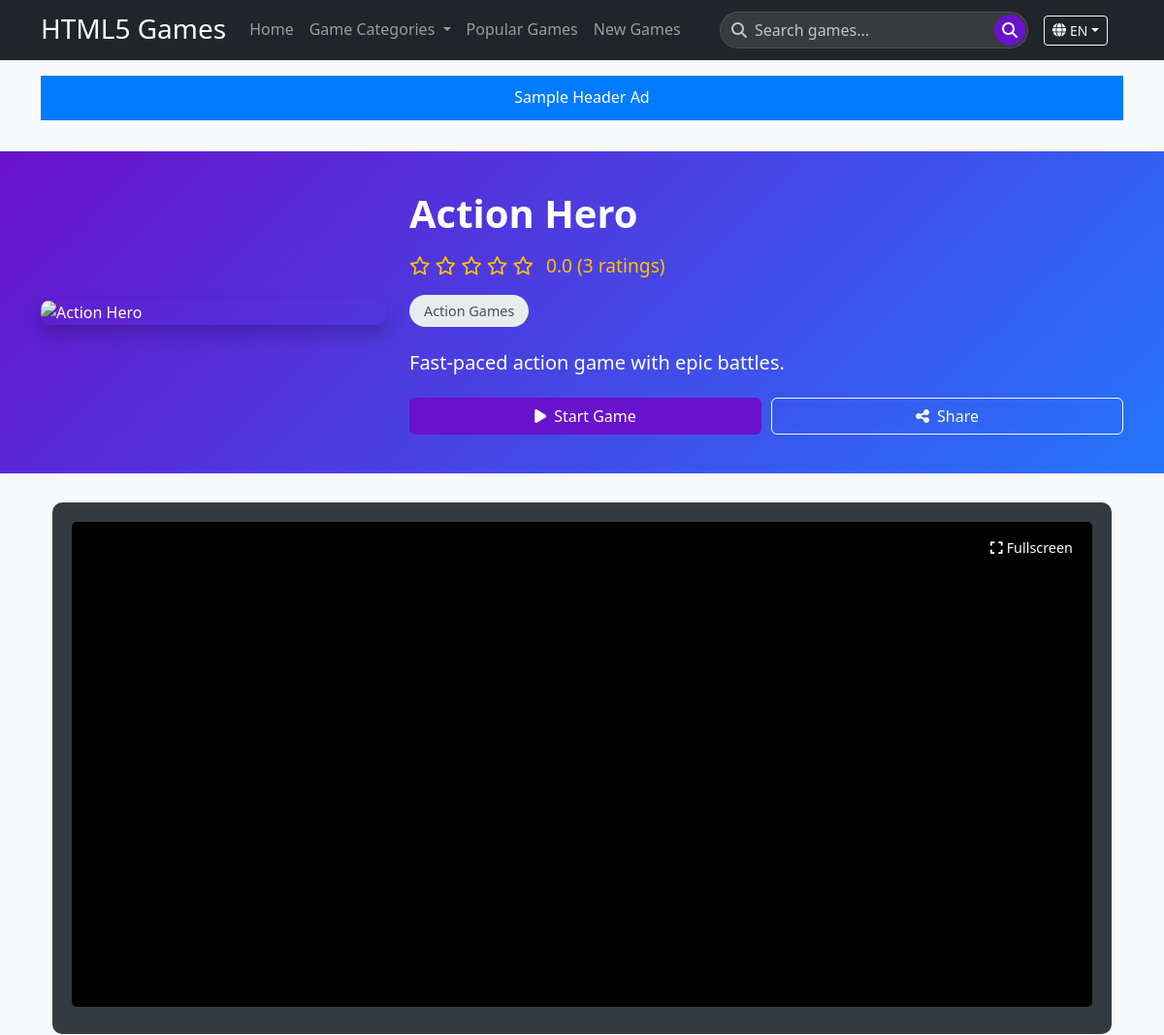
The page /en/game/action-hero/ (upper part) on the database as committed earlier.
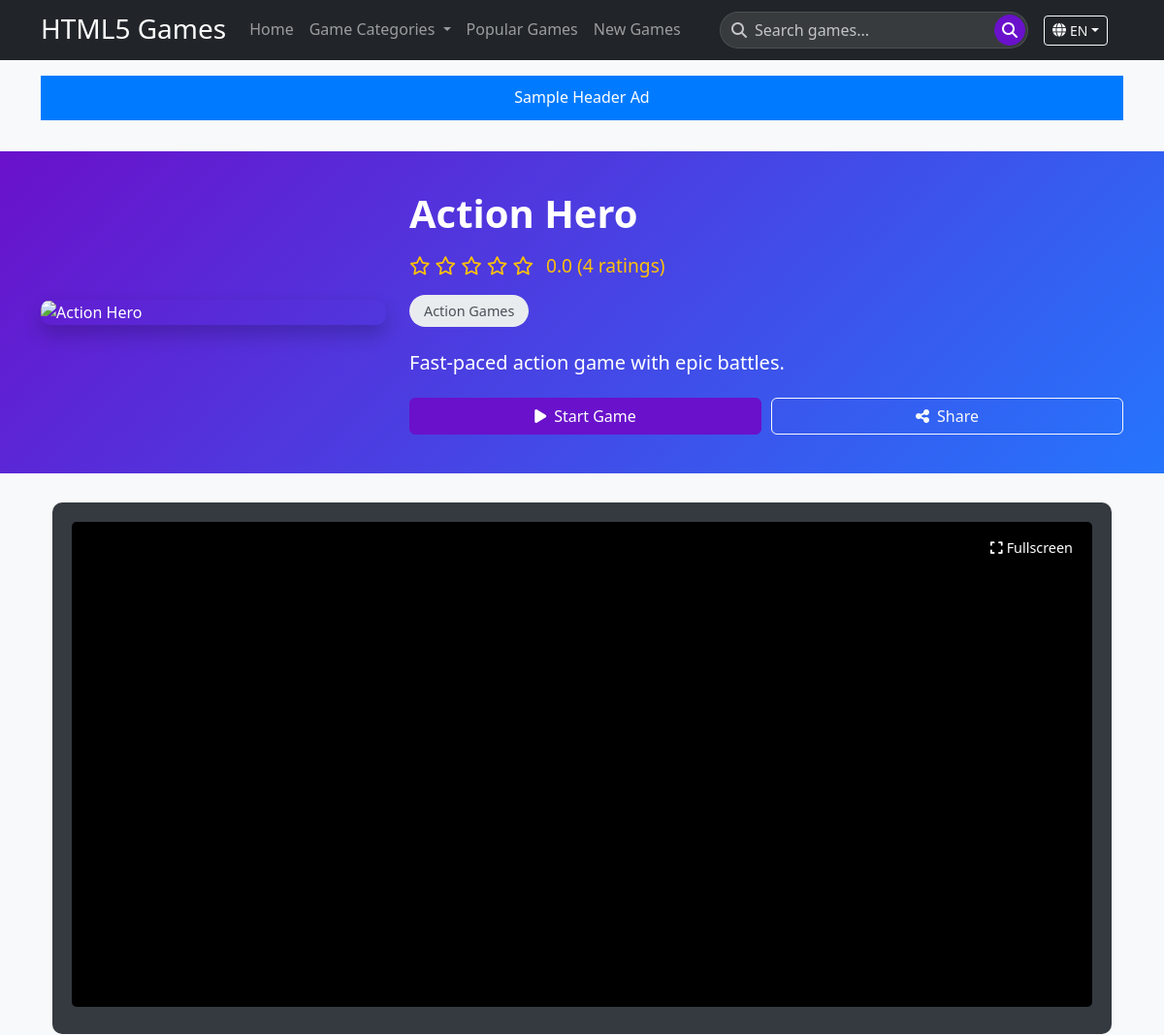
The same page on the database as committed later.
### games/models.py (models this page shows, shortened)
class Advertisement(models.Model):
    POSITION_CHOICES = (
        ('header', _('Header')),
        ('sidebar', _('Sidebar')),
        ('game_between', _('Between Games')),
        ('footer', _('Footer')),
    )
    name = models.CharField(_('Advertisement Name'), max_length=100)
    position = models.CharField(_('Position'), max_length=20, choices=POSITION_CHOICES)
    image = models.ImageField(verbose_name=_('Advertisement Image'), upload_to='ads/', null=True, blank=True)
    url = models.URLField(_('Advertisement URL'))
    html_code = models.TextField(_('HTML Code'), blank=True, help_text=_('Fill this field if using third-party advertisement code'))
    is_active = models.BooleanField(_('Active'), default=True)
    start_date = models.DateTimeField(_('Start Date'), null=True, blank=True)
    end_date = models.DateTimeField(_('End Date'), null=True, blank=True)
    click_count = models.PositiveIntegerField(_('Click Count'), default=0)
    view_count = models.PositiveIntegerField(_('View Count'), default=0)
    created_at = models.DateTimeField(_('Created At'), auto_now_add=True)
    updated_at = models.DateTimeField(_('Updated At'), auto_now=True)
    class Meta:
        verbose_name = _('Advertisement')
        verbose_name_plural = _('Advertisements')
        ordering = ['-created_at']

class Game(models.Model):
    title = models.CharField(_('游戏标题'), max_length=200)
    slug = models.SlugField(_('URL别名'), max_length=200, unique=True)
    description = models.TextField(_('游戏描述'))
    iframe_url = models.URLField(_('游戏iframe地址'))
    thumbnail = models.ImageField(verbose_name=_('游戏缩略图'), upload_to='games/', null=True, blank=True)
    categories = models.ManyToManyField(Category, verbose_name=_('游戏分类'), related_name='games')
    content = models.TextField(_('游戏内容'), blank=True)
    is_featured = models.BooleanField(_('是否推荐'), default=False)
    is_active = models.BooleanField(_('是否激活'), default=True)
    view_count = models.PositiveIntegerField(_('浏览次数'), default=0)
    rating = models.DecimalField(_('评分'), max_digits=3, decimal_places=1, default=0)
    created_at = models.DateTimeField(_('创建时间'), auto_now_add=True)
    updated_at = models.DateTimeField(_('更新时间'), auto_now=True)
    class Meta:
        verbose_name = _('游戏')
        verbose_name_plural = _('游戏')
        ordering = ['-created_at']

class Category(models.Model):
    name = models.CharField(_('分类名称'), max_length=100)
    slug = models.SlugField(_('URL别名'), max_length=100, unique=True)
    description = models.TextField(_('分类描述'), blank=True)
    parent = models.ForeignKey('self', verbose_name=_('父级分类'), null=True, blank=True,
                               on_delete=models.SET_NULL, related_name='children')
    image = models.ImageField(verbose_name=_('分类图片'), upload_to='categories/', null=True, blank=True)
    icon_class = models.CharField(_('Icon Class'), max_length=100, blank=True, help_text=_('Font Awesome 6+ icon class, e.g., "fa-solid fa-gamepad"'))
    order = models.IntegerField(_('排序'), default=0)
    is_active = models.BooleanField(_('是否激活'), default=True)
    created_at = models.DateTimeField(_('创建时间'), auto_now_add=True)
    updated_at = models.DateTimeField(_('更新时间'), auto_now=True)
    class Meta:
        verbose_name = _('游戏分类')
        verbose_name_plural = _('游戏分类')
        ordering = ['order', 'name']

### games/views.py (the view)
# urls.py: path('game/<slug:game_slug>/', views.GameDetailView.as_view(), name='game_detail'),
class GameDetailView(DetailView):
    model = Game
    template_name = 'games/game_detail.html'
    context_object_name = 'game'
    slug_url_kwarg = 'game_slug'
    def get_context_data(self, **kwargs):
        context = super().get_context_data(**kwargs)
        game = self.get_object()
        categories = game.categories.all()
        related_games = Game.objects.filter(
            categories__in=categories,
            is_active=True
        ).exclude(id=game.id).distinct()[:4]
        context['related_games'] = related_games
        return context
    def get(self, request, *args, **kwargs):
        response = super().get(request, *args, **kwargs)
        game = self.get_object()
        game.view_count += 1
        game.save(update_fields=['view_count'])
        return response

### games/context_processors.py (called while the page is built)
def website_settings(request):
    categories = Category.objects.filter(parent=None, is_active=True)[:10]
    return {
        'categories': categories,
        'site_name': 'HTML5 Games',
        'site_description': 'Play the best free HTML5 games online',
    }

### templates/games/game_detail.html (shortened to what this page needs)
{% extends 'base.html' %}
{% load static i18n %}
{% block content %}
<section class="game-header">
    <div class="container">
        <div class="row align-items-center">
            <div class="col-md-4">
                <div class="game-cover">
                    {% if game.thumbnail %}
                        <img src="{{ game.thumbnail.url }}" alt="{{ game.title }}">
                    {% else %}
                        <img src="{% static 'img/game-placeholder.jpg' %}" alt="{{ game.title }}">
                    {% endif %}
                </div>
            </div>
            <div class="col-md-8 game-info">
                <h1>{{ game.title }}</h1>
                <div class="rating">
                    {% for i in '12345'|make_list %}
                    {% if forloop.counter <= game.rating %}
                    <i class="fas fa-star"></i>
                    {% else %}
                    <i class="far fa-star"></i>
                    {% endif %}
                    {% endfor %}
                    <span class="ms-2">{{ game.rating }} ({{ game.view_count }} {% trans 'ratings' %})</span>
                </div>
                <div class="mb-3">
                    {% for category in game.categories.all %}
                    <span class="category-badge">{{ category.name }}</span>
                    {% endfor %}
                </div>
                <p class="lead">{{ game.description|truncatewords:20 }}</p>
                <div class="game-actions">
                    <button class="btn btn-primary" onclick="scrollToGame()">
                        <i class="fas fa-play me-2"></i>{% trans 'Start Game' %}
                    </button>
                    <button class="btn btn-outline-light" onclick="shareGame()">
                        <i class="fas fa-share-alt me-2"></i>{% trans 'Share' %}
                    </button>
                </div>
            </div>
        </div>
    </div>
</section>
<div class="container">
    <section class="game-iframe-container">
        <div class="game-iframe-wrapper">
            <button class="fullscreen-btn" onclick="toggleFullscreen()"><i class="fas fa-expand me-1"></i>{% trans 'Fullscreen' %}</button>
            <iframe src="{{ game.iframe_url }}" class="game-iframe" allowfullscreen id="gameIframe"></iframe>
        </div>
    </section>
</div>
{% endblock %}

### templates/base.html (shortened to what this page needs)
<!DOCTYPE html>
{% load static i18n %}
<html lang="{{ LANGUAGE_CODE }}">
<head>
    {% get_available_languages as languages %}
    <link href="https://cdn.jsdelivr.net/npm/bootstrap@5.3.0/dist/css/bootstrap.min.css" rel="stylesheet">
    <link rel="stylesheet" href="https://cdnjs.cloudflare.com/ajax/libs/font-awesome/6.4.0/css/all.min.css">
    <link rel="stylesheet" href="{% static 'css/style.css' %}">
</head>
<body>
    <nav class="navbar navbar-expand-lg navbar-dark bg-dark sticky-top">
            <div class="container">
            <a class="navbar-brand" href="{% url 'games:home' %}">
                <span class="h3 text-white">HTML5 Games</span>
            </a>
                <div class="collapse navbar-collapse" id="navbarNav">
                    <ul class="navbar-nav me-auto">
                        <li class="nav-item">
                            <a class="nav-link" href="{% url 'games:home' %}">{% trans 'Home' %}</a>
                        </li>
                    <li class="nav-item dropdown">
                        <a class="nav-link dropdown-toggle" href="#" id="categoriesDropdown" role="button" data-bs-toggle="dropdown">
                            {% trans 'Game Categories' %}
                        </a>
                    </li>
                        <li class="nav-item">
                        <a class="nav-link" href="{% url 'games:game_list' %}?sort=popular">{% trans 'Popular Games' %}</a>
                        </li>
                        <li class="nav-item">
                        <a class="nav-link" href="{% url 'games:game_list' %}?sort=newest">{% trans 'New Games' %}</a>
                        </li>
                    </ul>
                <form class="d-flex me-3" action="{% url 'games:game_list' %}" method="get">
                    <div class="search-input-wrapper">
                        <i class="fas fa-search search-icon"></i>
                        <input class="form-control" type="search" name="q" placeholder="{% trans 'Search games...' %}" aria-label="Search">
                        <button class="btn btn-primary search-btn" type="submit"><i class="fas fa-search"></i></button>
                    </div>
                    </form>
                <div class="d-flex align-items-center">
                    {% if LANGUAGES|length > 1 %}
                    <div class="dropdown me-3">
                        <button class="btn btn-sm btn-outline-light dropdown-toggle d-flex align-items-center" type="button" id="languageDropdown" data-bs-toggle="dropdown" aria-expanded="false">
                            <i class="fas fa-globe me-1"></i>
                            <span>{{ LANGUAGE_CODE|upper }}</span>
                        </button>
                    </div>
                    {% endif %}
                </div>
                </div>
                </div>
        </nav>
    {% if header_ads %}
    <div class="container py-3 text-center">
        {% for ad in header_ads %}
            {% if ad.html_code %}
                {{ ad.html_code|safe }}
            {% endif %}
        {% endfor %}
    </div>
    {% endif %}
    <main class="{% block main_class %}py-3{% endblock %}">
        <div class="container">
            <div class="row">
                <div class="{% if sidebar_ads and request.resolver_match.url_name != 'game_detail' %}col-lg-9{% else %}col-12{% endif %}">
                    {% block content %}{% endblock %}
                </div>
            </div>
        </div>
    </main>
</body>
</html>

### static/css/style.css (style rules this page uses)
body { font-family: 'Segoe UI', Tahoma, Geneva, Verdana, sans-serif; background-color: #f8f9fa; line-height: 1.6; }
.search-input-wrapper { position: relative; }
.search-input-wrapper .form-control { border-radius: 20px; padding-left: 35px; min-width: 200px; border: 1px solid rgba(255,255,255,0.2); background-color: rgba(255,255,255,0.1); color: white; transition: all 0.3s ease; }
.search-input-wrapper .form-control::placeholder { color: rgba(255,255,255,0.7); }
.search-input-wrapper .search-icon { position: absolute; left: 12px; top: 50%; transform: translateY(-50%); color: rgba(255,255,255,0.7); z-index: 5; }
.search-btn { border-radius: 20px; padding: 6px 15px; font-weight: 500; transition: all 0.3s ease; }
.category-badge { background-color: #e9ecef; color: #495057; font-size: 0.8rem; padding: 5px 10px; border-radius: 20px; margin-right: 5px; margin-bottom: 5px; display: inline-block; transition: all 0.3s; }
.btn-primary { background-color: #6a11cb; border-color: #6a11cb; transition: all 0.3s; }
.game-header { background: linear-gradient(135deg, #6a11cb 0%, #2575fc 100%); color: white; padding: 40px 0; margin-bottom: 30px; }
.game-cover { border-radius: 10px; overflow: hidden; box-shadow: 0 10px 20px rgba(0,0,0,0.2); }
.game-cover img { width: 100%; height: auto; }
.game-info h1 { font-weight: 700; margin-bottom: 15px; }
.game-info .rating { color: #ffc107; font-size: 1.2rem; margin-bottom: 15px; }
.game-actions { display: flex; gap: 10px; margin-top: 20px; }
.game-actions .btn { flex: 1; }
.game-iframe-container { background-color: #343a40; border-radius: 10px; padding: 20px; margin-bottom: 30px; }
.game-iframe { width: 100%; height: 500px; border: none; border-radius: 5px; background-color: #000; }
.game-iframe-wrapper { position: relative; }
.fullscreen-btn { position: absolute; top: 10px; right: 10px; background-color: rgba(0,0,0,0.5); color: white; border: none; border-radius: 5px; padding: 5px 10px; font-size: 0.9rem; z-index: 10; transition: background-color 0.3s; }

### templates/games/game_detail.html (style rules this page uses)
body { font-family: 'Segoe UI', Tahoma, Geneva, Verdana, sans-serif; background-color: #f8f9fa; overflow-x: hidden; }
.game-header { background: linear-gradient(135deg, #6a11cb 0%, #2575fc 100%); color: white; padding: 40px 0; margin-bottom: 30px; width: 100vw; position: relative; left: 50%; right: 50%; margin-left: -50vw; margin-right: -50vw; }
.game-cover { border-radius: 10px; overflow: hidden; box-shadow: 0 10px 20px rgba(0,0,0,0.2); }
.game-cover img { width: 100%; height: auto; }
.game-info h1 { font-weight: 700; margin-bottom: 15px; }
.game-info .rating { color: #ffc107; font-size: 1.2rem; margin-bottom: 15px; }
.game-info .category-badge { background-color: #e9ecef; color: #495057; font-size: 0.9rem; padding: 5px 15px; border-radius: 20px; margin-right: 10px; display: inline-block; }
.game-actions { display: flex; gap: 10px; margin-top: 20px; }
.game-actions .btn { flex: 1; }
.game-iframe-container { background-color: #343a40; border-radius: 10px; padding: 20px; margin-bottom: 30px; }
.game-iframe { width: 100%; height: 500px; border: none; border-radius: 5px; background-color: #000; }
.fullscreen-btn { position: absolute; top: 10px; right: 10px; background-color: rgba(0,0,0,0.5); color: white; border: none; border-radius: 5px; padding: 5px 10px; font-size: 0.9rem; z-index: 10; }
.game-iframe-wrapper { position: relative; }

### templates/base.html (style rules this page uses)
body { font-family: 'Segoe UI', Tahoma, Geneva, Verdana, sans-serif; background-color: #f8f9fa; overflow-x: hidden; margin: 0; padding: 0; width: 100%; box-sizing: border-box; }
.search-input-wrapper { position: relative; width: 100%; }
.search-input-wrapper .form-control { border-radius: 20px; padding-left: 35px; padding-right: 50px; min-width: 200px; border: 1px solid rgba(255,255,255,0.2); background-color: rgba(255,255,255,0.1); color: white; transition: all 0.3s ease; height: 38px; }
.search-input-wrapper .form-control::placeholder { color: rgba(255,255,255,0.7); }
.search-input-wrapper .search-icon { position: absolute; left: 12px; top: 50%; transform: translateY(-50%); color: rgba(255,255,255,0.7); z-index: 5; }
.search-input-wrapper .search-btn { position: absolute; right: 3px; top: 3px; border-radius: 50%; width: 32px; height: 32px; padding: 0; display: flex; align-items: center; justify-content: center; z-index: 5; }

Rows that differ between the two databases and show on the page:
changed Game "Action Hero": view_count "3" → "4"
